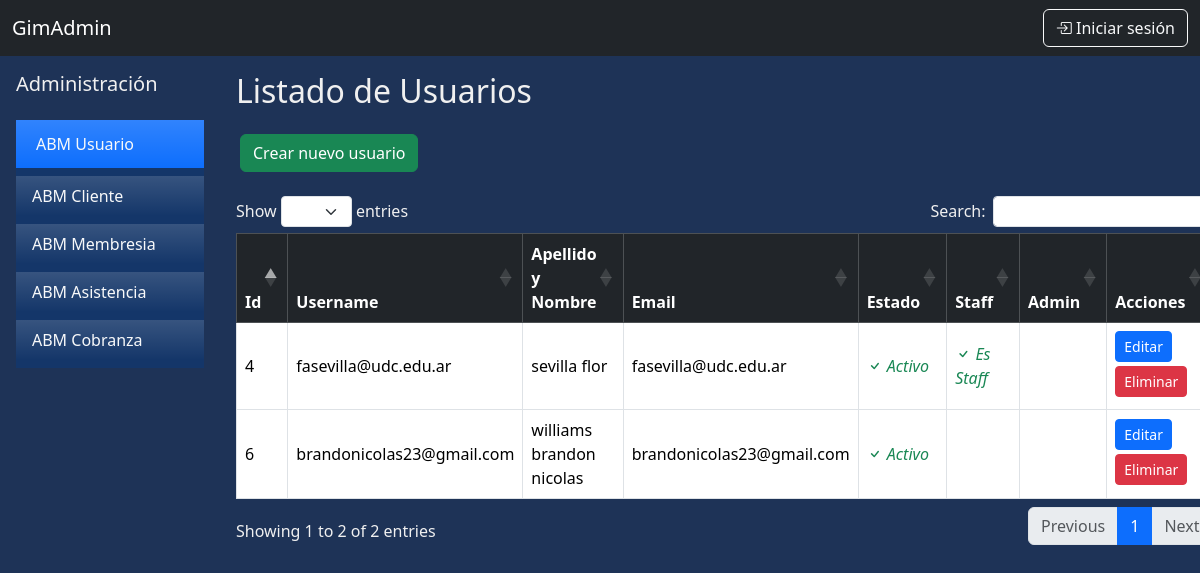
The page /abm/usuario/ on the database its author committed.
### apps/abm/models.py (models this page shows, shortened)
class UserProfile(models.Model):
    user = models.OneToOneField(User, null=False, on_delete=models.CASCADE)
    dni = models.IntegerField(unique=True, null=False)
    telefono = models.CharField(max_length=50)
    domicilio = models.CharField(max_length=150)
    fecha_nac = models.DateField()
    first_login = models.BooleanField(default=True)

### apps/abm/views.py (the view)
# urls.py: path('usuario/', views.lista_usuarios, name='usuario_listar'),
def lista_usuarios(request):
    contexto = {
        'user' : request.user,
        'usuarios': UserProfile.objects.all()
    }
    return render(request, 'lista_usuarios.html', contexto)

### apps/abm/templates/lista_usuarios.html (shortened to what this page needs)
{% extends "base.html" %}
{% block content %}
<div class="d-flex">
    {% include 'sidebar.html' %}
    <div class="flex-grow-1 p-3 justify-content-end flex-column">
        <h2 class="mb-4">Listado de Usuarios</h2>
        <div>
            <a class="p-1" href="{% url 'usuario_crear' %}">
                <button type="button" class="btn btn-success" href="{% url 'usuario_crear' %}">Crear nuevo usuario</button>
            </a>
        </div>
        <br>
        <table class="table table-bordered table-hover align-middle" id="tablaUsuarios">
            <thead class="table-dark bg-gradient">
                <tr>
                    <th>Id</th>
                    <th>Username</th>
                    <th>Apellido y Nombre</th>
                    <th>Email</th>
                    <th>Estado</th>
                    <th>Staff</th>
                    <th>Admin</th>
                    <th>Acciones</th>
                </tr>
            </thead>
            <tbody>
                {% for usuario in usuarios %}
                <tr>
                    <td>{{ usuario.user.id }}</td>
                    <td>{{ usuario.user.username }}</td>
                    <td>{{ usuario.user.last_name }} {{ usuario.user.first_name }}</td>
                    <td>{{ usuario.user.email }}</td>
                    <td>
                        {% if usuario.user.is_active %}
                            <i class="bi bi-check text-success">
                                Activo
                            </i>
                        {% else %}
                            <i class="bi bi-x text-danger">
                                Inactivo
                            </i>
                        {% endif %}
                    </td>
                    <td>
                        {% if usuario.user.is_staff %}
                            <i class="bi bi-check text-success">
                                Es Staff
                            </i>
                        {% endif %}
                    </td>
                    <td>
                    </td>
                    <td>
                        <a href="{% url 'usuario_editar' pk=usuario.user.id %}">
                        <button type="button" class="btn btn-sm btn-primary mb-1" href="">Editar</button></a>
                        <a href="{% url 'usuario_eliminar' pk=usuario.user.id %}">
                        <button type="button" class="btn btn-sm btn-danger mb-1">Eliminar</button></a>
                    </td>
                </tr>
                {% empty %}
                    <tr>
                        <td colspan="8" class="text-center">No hay usuarios registrados.</td>
                    </tr>
                {% endfor %}
        </tbody>
        </table>
    </div>
</div>
{% endblock %}

### apps/core/templates/base.html (style rules this page uses)
body { background-color: #1E3357; color: #F0F0F0; }

### rows shown on the page
UserProfile: user.id "4", user.username "fasevilla@udc.edu.ar", user.last_name "sevilla", user.first_name "flor", user.email "fasevilla@udc.edu.ar", shows "Activo", shows "Es Staff"
UserProfile: user.id "6", user.username "brandonicolas23@gmail.com", user.last_name "williams", user.first_name "brandon nicolas", user.email "brandonicolas23@gmail.com", shows "Activo"
